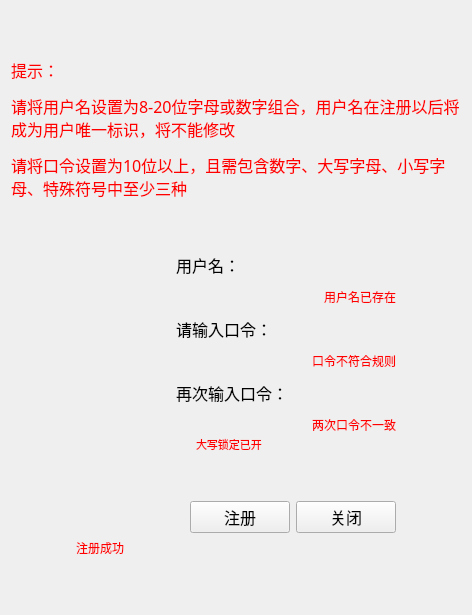
<?xml version="1.0" encoding="UTF-8"?>
<ui version="4.0">
 <class>UserRegisterWidget</class>
 <widget class="QWidget" name="UserRegisterWidget">
  <property name="geometry">
   <rect>
    <x>0</x>
    <y>0</y>
    <width>472</width>
    <height>615</height>
   </rect>
  </property>
  <property name="windowTitle">
   <string>UserRegisterWidget</string>
  </property>
  <layout class="QHBoxLayout" name="horizontalLayout">
   <item>
    <layout class="QVBoxLayout" name="verticalLayout_3">
     <item>
      <spacer name="verticalSpacer_4">
       <property name="orientation">
        <enum>Qt::Vertical</enum>
       </property>
       <property name="sizeHint" stdset="0">
        <size>
         <width>20</width>
         <height>40</height>
        </size>
       </property>
      </spacer>
     </item>
     <item>
      <layout class="QHBoxLayout" name="horizontalLayout_8">
       <item>
        <layout class="QVBoxLayout" name="verticalLayout_5">
         <item>
          <widget class="QLabel" name="label_2">
           <property name="font">
            <font>
             <family>楷体</family>
             <pointsize>12</pointsize>
            </font>
           </property>
           <property name="text">
            <string>&lt;html&gt;&lt;head/&gt;&lt;body&gt;&lt;p&gt;&lt;span style=&quot; color:#ff0000;&quot;&gt;提示：&lt;/span&gt;&lt;/p&gt;&lt;p&gt;&lt;span style=&quot; color:#ff0000;&quot;&gt;请将用户名设置为8-20位字母或数字组合，用户名在注册以后将成为用户唯一标识，将不能修改&lt;/span&gt;&lt;/p&gt;&lt;p&gt;&lt;span style=&quot; color:#ff0000;&quot;&gt;请将口令设置为10位以上，且需包含数字、大写字母、小写字母、特殊符号中至少三种&lt;/span&gt;&lt;/p&gt;&lt;/body&gt;&lt;/html&gt;</string>
           </property>
           <property name="wordWrap">
            <bool>true</bool>
           </property>
          </widget>
         </item>
        </layout>
       </item>
      </layout>
     </item>
     <item>
      <layout class="QHBoxLayout" name="horizontalLayout_10"/>
     </item>
     <item>
      <spacer name="verticalSpacer_3">
       <property name="orientation">
        <enum>Qt::Vertical</enum>
       </property>
       <property name="sizeHint" stdset="0">
        <size>
         <width>20</width>
         <height>40</height>
        </size>
       </property>
      </spacer>
     </item>
     <item>
      <layout class="QHBoxLayout" name="horizontalLayout_7">
       <item>
        <spacer name="horizontalSpacer_2">
         <property name="orientation">
          <enum>Qt::Horizontal</enum>
         </property>
         <property name="sizeHint" stdset="0">
          <size>
           <width>40</width>
           <height>20</height>
          </size>
         </property>
        </spacer>
       </item>
       <item>
        <layout class="QVBoxLayout" name="verticalLayout_2">
         <item>
          <layout class="QVBoxLayout" name="verticalLayout">
           <property name="spacing">
            <number>0</number>
           </property>
           <item>
            <layout class="QVBoxLayout" name="verticalLayout_6">
             <property name="spacing">
              <number>10</number>
             </property>
             <item>
              <layout class="QHBoxLayout" name="horizontalLayout_2">
               <item>
                <widget class="QLabel" name="label_3">
                 <property name="minimumSize">
                  <size>
                   <width>120</width>
                   <height>0</height>
                  </size>
                 </property>
                 <property name="maximumSize">
                  <size>
                   <width>72</width>
                   <height>16777215</height>
                  </size>
                 </property>
                 <property name="font">
                  <font>
                   <family>楷体</family>
                   <pointsize>12</pointsize>
                  </font>
                 </property>
                 <property name="text">
                  <string>用户名：</string>
                 </property>
                </widget>
               </item>
               <item>
                <layout class="QHBoxLayout" name="username_lineEdit_again_horizontalLayout"/>
               </item>
              </layout>
             </item>
             <item>
              <layout class="QHBoxLayout" name="horizontalLayout_12">
               <item>
                <spacer name="horizontalSpacer_6">
                 <property name="orientation">
                  <enum>Qt::Horizontal</enum>
                 </property>
                 <property name="sizeHint" stdset="0">
                  <size>
                   <width>120</width>
                   <height>20</height>
                  </size>
                 </property>
                </spacer>
               </item>
               <item>
                <widget class="QLabel" name="username_notice_label">
                 <property name="text">
                  <string>&lt;html&gt;&lt;head/&gt;&lt;body&gt;&lt;p&gt;&lt;span style=&quot; color:#ff0000;&quot;&gt;用户名已存在&lt;/span&gt;&lt;/p&gt;&lt;/body&gt;&lt;/html&gt;</string>
                 </property>
                </widget>
               </item>
              </layout>
             </item>
             <item>
              <layout class="QHBoxLayout" name="horizontalLayout_4">
               <item>
                <widget class="QLabel" name="label_7">
                 <property name="minimumSize">
                  <size>
                   <width>120</width>
                   <height>0</height>
                  </size>
                 </property>
                 <property name="maximumSize">
                  <size>
                   <width>120</width>
                   <height>16777215</height>
                  </size>
                 </property>
                 <property name="font">
                  <font>
                   <family>楷体</family>
                   <pointsize>12</pointsize>
                  </font>
                 </property>
                 <property name="text">
                  <string>请输入口令：</string>
                 </property>
                </widget>
               </item>
               <item>
                <layout class="QHBoxLayout" name="password1_lineEdit_horizontalLayout"/>
               </item>
              </layout>
             </item>
             <item>
              <layout class="QHBoxLayout" name="horizontalLayout_13">
               <item>
                <spacer name="horizontalSpacer_7">
                 <property name="orientation">
                  <enum>Qt::Horizontal</enum>
                 </property>
                 <property name="sizeHint" stdset="0">
                  <size>
                   <width>120</width>
                   <height>20</height>
                  </size>
                 </property>
                </spacer>
               </item>
               <item>
                <widget class="QLabel" name="password1_notice_label">
                 <property name="text">
                  <string>&lt;html&gt;&lt;head/&gt;&lt;body&gt;&lt;p&gt;&lt;span style=&quot; color:#ff0000;&quot;&gt;口令不符合规则&lt;/span&gt;&lt;/p&gt;&lt;/body&gt;&lt;/html&gt;</string>
                 </property>
                </widget>
               </item>
              </layout>
             </item>
             <item>
              <layout class="QHBoxLayout" name="horizontalLayout_5">
               <item>
                <widget class="QLabel" name="label_5">
                 <property name="minimumSize">
                  <size>
                   <width>120</width>
                   <height>0</height>
                  </size>
                 </property>
                 <property name="maximumSize">
                  <size>
                   <width>120</width>
                   <height>16777215</height>
                  </size>
                 </property>
                 <property name="font">
                  <font>
                   <family>楷体</family>
                   <pointsize>12</pointsize>
                  </font>
                 </property>
                 <property name="text">
                  <string>再次输入口令：</string>
                 </property>
                </widget>
               </item>
               <item>
                <layout class="QHBoxLayout" name="password2_lineEdit_horizontalLayout"/>
               </item>
              </layout>
             </item>
             <item>
              <layout class="QHBoxLayout" name="horizontalLayout_14">
               <item>
                <spacer name="horizontalSpacer_8">
                 <property name="orientation">
                  <enum>Qt::Horizontal</enum>
                 </property>
                 <property name="sizeHint" stdset="0">
                  <size>
                   <width>120</width>
                   <height>20</height>
                  </size>
                 </property>
                </spacer>
               </item>
               <item>
                <widget class="QLabel" name="password2_notice_label">
                 <property name="text">
                  <string>&lt;html&gt;&lt;head/&gt;&lt;body&gt;&lt;p&gt;&lt;span style=&quot; color:#ff0000;&quot;&gt;两次口令不一致&lt;/span&gt;&lt;/p&gt;&lt;/body&gt;&lt;/html&gt;</string>
                 </property>
                </widget>
               </item>
              </layout>
             </item>
            </layout>
           </item>
           <item>
            <layout class="QHBoxLayout" name="horizontalLayout_11">
             <item>
              <spacer name="horizontalSpacer_5">
               <property name="orientation">
                <enum>Qt::Horizontal</enum>
               </property>
               <property name="sizeHint" stdset="0">
                <size>
                 <width>120</width>
                 <height>20</height>
                </size>
               </property>
              </spacer>
             </item>
             <item>
              <widget class="QLabel" name="caps_notice_label">
               <property name="minimumSize">
                <size>
                 <width>200</width>
                 <height>0</height>
                </size>
               </property>
               <property name="text">
                <string>&lt;html&gt;&lt;head/&gt;&lt;body&gt;&lt;p&gt;&lt;span style=&quot; font-size:8pt; color:#ff0000;&quot;&gt;大写锁定已开&lt;/span&gt;&lt;/p&gt;&lt;/body&gt;&lt;/html&gt;</string>
               </property>
              </widget>
             </item>
            </layout>
           </item>
          </layout>
         </item>
         <item>
          <spacer name="verticalSpacer">
           <property name="orientation">
            <enum>Qt::Vertical</enum>
           </property>
           <property name="sizeHint" stdset="0">
            <size>
             <width>20</width>
             <height>40</height>
            </size>
           </property>
          </spacer>
         </item>
         <item>
          <layout class="QHBoxLayout" name="horizontalLayout_6">
           <item>
            <spacer name="horizontalSpacer">
             <property name="orientation">
              <enum>Qt::Horizontal</enum>
             </property>
             <property name="sizeHint" stdset="0">
              <size>
               <width>40</width>
               <height>20</height>
              </size>
             </property>
            </spacer>
           </item>
           <item>
            <widget class="QPushButton" name="register_pushButton">
             <property name="minimumSize">
              <size>
               <width>100</width>
               <height>30</height>
              </size>
             </property>
             <property name="font">
              <font>
               <family>楷体</family>
               <pointsize>12</pointsize>
              </font>
             </property>
             <property name="text">
              <string>注册</string>
             </property>
            </widget>
           </item>
           <item>
            <widget class="QPushButton" name="close_pushButton">
             <property name="minimumSize">
              <size>
               <width>100</width>
               <height>30</height>
              </size>
             </property>
             <property name="font">
              <font>
               <family>楷体</family>
               <pointsize>12</pointsize>
              </font>
             </property>
             <property name="text">
              <string>关闭</string>
             </property>
            </widget>
           </item>
          </layout>
         </item>
         <item>
          <widget class="QLabel" name="registerresult_label">
           <property name="text">
            <string>&lt;html&gt;&lt;head/&gt;&lt;body&gt;&lt;p&gt;&lt;span style=&quot; color:#ff0000;&quot;&gt;注册成功&lt;/span&gt;&lt;/p&gt;&lt;/body&gt;&lt;/html&gt;</string>
           </property>
          </widget>
         </item>
        </layout>
       </item>
       <item>
        <spacer name="horizontalSpacer_3">
         <property name="orientation">
          <enum>Qt::Horizontal</enum>
         </property>
         <property name="sizeHint" stdset="0">
          <size>
           <width>40</width>
           <height>20</height>
          </size>
         </property>
        </spacer>
       </item>
      </layout>
     </item>
     <item>
      <spacer name="verticalSpacer_2">
       <property name="orientation">
        <enum>Qt::Vertical</enum>
       </property>
       <property name="sizeHint" stdset="0">
        <size>
         <width>20</width>
         <height>40</height>
        </size>
       </property>
      </spacer>
     </item>
    </layout>
   </item>
  </layout>
 </widget>
 <layoutdefault spacing="6" margin="11"/>
 <resources/>
 <connections/>
</ui>
